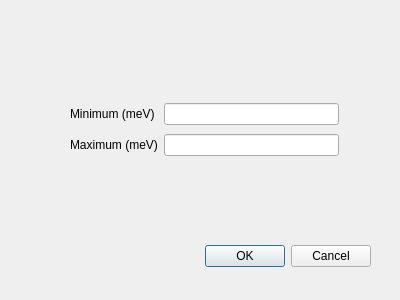
<?xml version="1.0" encoding="UTF-8"?>
<ui version="4.0">
 <class>RandomSingleIonAnisotropyDialog</class>
 <widget class="QDialog" name="RandomSingleIonAnisotropyDialog">
  <property name="geometry">
   <rect>
    <x>0</x>
    <y>0</y>
    <width>400</width>
    <height>300</height>
   </rect>
  </property>
  <property name="windowTitle">
   <string>Dialog</string>
  </property>
  <widget class="QDialogButtonBox" name="buttonBox">
   <property name="geometry">
    <rect>
     <x>30</x>
     <y>240</y>
     <width>341</width>
     <height>32</height>
    </rect>
   </property>
   <property name="orientation">
    <enum>Qt::Orientation::Horizontal</enum>
   </property>
   <property name="standardButtons">
    <set>QDialogButtonBox::StandardButton::Cancel|QDialogButtonBox::StandardButton::Ok</set>
   </property>
  </widget>
  <widget class="QWidget" name="">
   <property name="geometry">
    <rect>
     <x>70</x>
     <y>100</y>
     <width>269</width>
     <height>61</height>
    </rect>
   </property>
   <layout class="QGridLayout" name="gridLayout">
    <item row="0" column="0">
     <widget class="QLabel" name="label">
      <property name="text">
       <string>Minimum (meV)</string>
      </property>
     </widget>
    </item>
    <item row="0" column="1">
     <widget class="QLineEdit" name="anisotropyMinimumLineEdit"/>
    </item>
    <item row="1" column="0">
     <widget class="QLabel" name="label_2">
      <property name="text">
       <string>Maximum (meV)</string>
      </property>
     </widget>
    </item>
    <item row="1" column="1">
     <widget class="QLineEdit" name="anisotropyMaximumLineEdit"/>
    </item>
   </layout>
  </widget>
 </widget>
 <resources/>
 <connections>
  <connection>
   <sender>buttonBox</sender>
   <signal>accepted()</signal>
   <receiver>RandomSingleIonAnisotropyDialog</receiver>
   <slot>accept()</slot>
   <hints>
    <hint type="sourcelabel">
     <x>248</x>
     <y>254</y>
    </hint>
    <hint type="destinationlabel">
     <x>157</x>
     <y>274</y>
    </hint>
   </hints>
  </connection>
  <connection>
   <sender>buttonBox</sender>
   <signal>rejected()</signal>
   <receiver>RandomSingleIonAnisotropyDialog</receiver>
   <slot>reject()</slot>
   <hints>
    <hint type="sourcelabel">
     <x>316</x>
     <y>260</y>
    </hint>
    <hint type="destinationlabel">
     <x>286</x>
     <y>274</y>
    </hint>
   </hints>
  </connection>
 </connections>
</ui>
